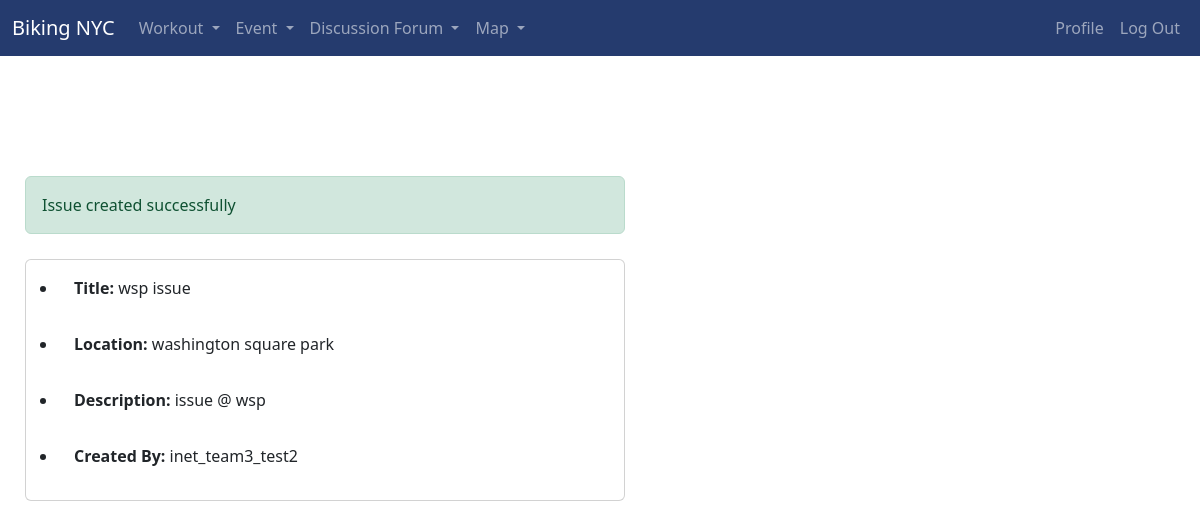
/post_issue/success (signed in), run on an earlier commit of the app's database.
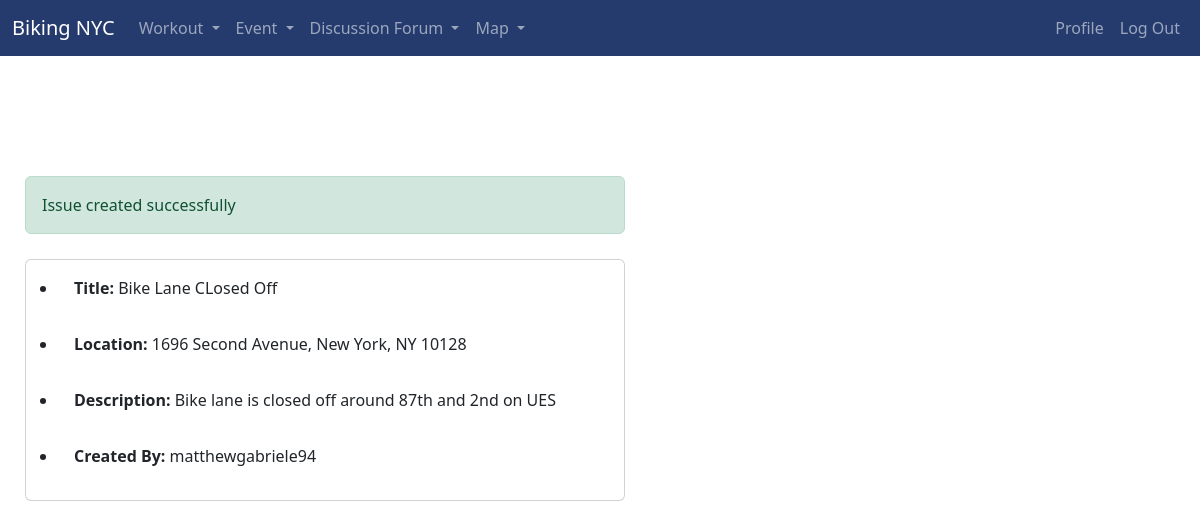
And on a later commit of the database.
### bikingapp/models.py (models this page shows, shortened)
class Issue(models.Model):
    title = models.CharField(max_length=100)
    content = models.TextField()
    author = models.CharField(max_length=100, default="user")
    location = models.CharField(max_length=100, default="NYU Tandon")

### bikingapp/views.py (the view)
# urls.py: path("post_issue/success", views.issue_success),
@login_required
def issue_success(request):
    obj = models.Issue.objects.order_by("id").latest("id")
    context = {"obj1": obj}
    return render(request, "issue_success.html", context)

### bikingapp/models.py (called while the page is built)
    def __str__(self):
        return self.username

### bikingapp/templates/issue_success.html (shortened to what this page needs)
<!DOCTYPE html>
<html lang="en">
  <head>
    <link
      href="https://cdn.jsdelivr.net/npm/bootstrap@5.2.2/dist/css/bootstrap.min.css"
      rel="stylesheet"
    />
    <link
      rel="stylesheet"
      href="https://cdn.jsdelivr.net/npm/bootstrap-icons@1.9.1/font/bootstrap-icons.css"
    />
  </head>
  <body>
    {% extends 'base.html' %} {% block content %}
    <div style="margin-top: 120px">
      <div class="col">
        <div
          class="alert alert-success col-lg-6"
          role="alert"
          style="margin-left: 25px"
        >
          Issue created successfully
        </div>
        <div class="card col-lg-6" style="margin: 25px">
          <ul>
            <li class="card-body"><b>Title:</b> {{obj1.title}}</li>
            <li class="card-body"><b>Location:</b> {{obj1.location}}</li>
            <li class="card-body"><b>Description:</b> {{obj1.content}}</li>
            <li class="card-body"><b>Created By:</b> {{obj1.author}}</li>
          </ul>
        </div>
      </div>
    </div>
    {% endblock content %}

What changed in the data, as far as the page shows it:
no longer on this page (row unchanged): Issue: title "wsp issue", location "washington square park", content "issue @ wsp", author "inet_team3_test2"
added Issue: title "Bike Lane CLosed Off", location "1696 Second Avenue, New York, NY 10128", content "Bike lane is closed off around 87th and 2nd on UES", author "matthewgabriele94"
